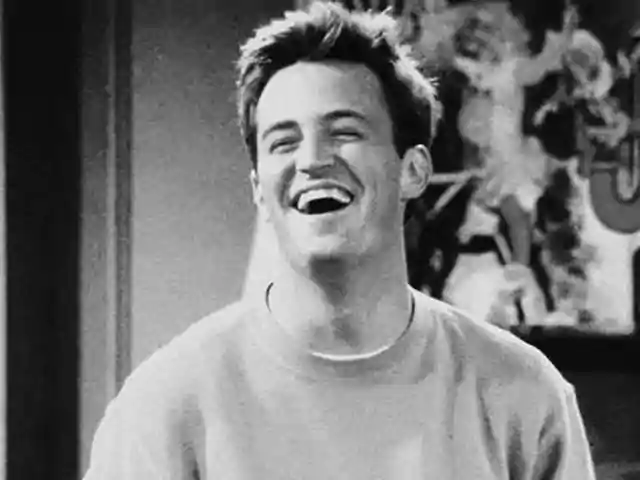
#> input picture CODE_PartA/mxfer2022-master/test.jpg, 640 x 480 px, given in place of KL.SU3.166.tiff, which was not available; the run also reads 1 picture not shown here
$ python Main.py
#> lines starting #> are read from the running program, lines starting #| are printed output that depends on the picture; pictures that were not available may be replaced by others from this repository, and a replacement may not be noted
from PIL import Image #We use Python Imaging Library for image processing capabilities to your Python interpreter
image = Image.open('KL.SU3.166.tiff')   # assigning the image to image variable
#> image is the input picture: PIL image 640x480 RGB; mean R, G, B 116.2, 116.2, 116.2
#image.show()   # viewing the image in a new window
#print(image.size) # printing the image size
new_image1 = image.resize((128, 128))  # Resizing the image size to 128x128
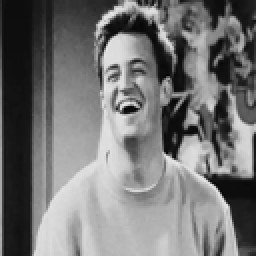
#> new_image1: PIL image 128x128 RGB (shown 2 times larger); mean R, G, B 116.2, 116.2, 116.2
new_image1.save('KL.SU3.166_128_128.jpg')   # saving the new image of size 128x128
# print(new_image.size)                  # printing the new image of size 128x128
image = Image.open('KL.SA3.163.tiff')
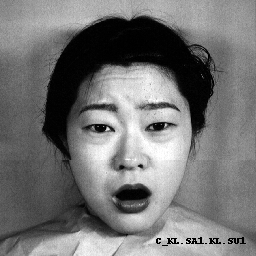
#> input picture CODE_PartA/mxfer2022-master/test.tiff, 256 x 256 px, given in place of KL.SA3.163.tiff, which was not available
#> image is the input picture: PIL image 256x256 L; min 0, max 255, mean 116.5
new_image2 = image.resize((128, 128))  # Resizing the image size to 128x128
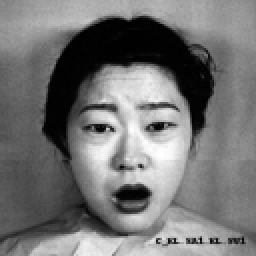
#> new_image2: PIL image 128x128 L (shown 2 times larger); min 0, max 255, mean 116.5
new_image2.save('KL.SA3.163_128_128.jpg')   # saving the new image of size 128x128
image_SU_128_128 = Image.open('KL.SU3.166_128_128.jpg')
image_SA_128_128 = Image.open('KL.SA3.163_128_128.jpg')
Canvas_copy_256_256 = Image.open('256_256_blank_canvas.jpg')
box1 = (0, 0, 127, 80)
box2 = (127,64,64,127)
cropped_image1 = image_SU_128_128.crop(box1)
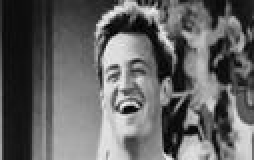
#> cropped_image1: PIL image 127x80 RGB (shown 2 times larger); min 0, max 244, mean 99.1
cropped_image1.save('cropped_image_FE_128_128.jpg')
image_HA_32_32_copy = image_SA_128_128.copy()
position = (0,0)
position1 = (0,127)
position2 = (127,0)
position3 = (127,127)
image_HA_32_32_copy.paste(cropped_image1, position)
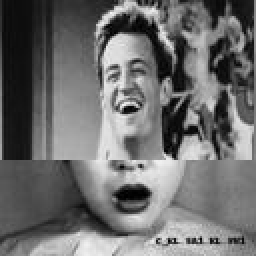
#> image_HA_32_32_copy: PIL image 128x128 L (shown 2 times larger); min 0, max 244, mean 109.3
Canvas_copy_256_256.paste(new_image1, position)
Canvas_copy_256_256.paste(new_image2, position2)
Canvas_copy_256_256.paste(cropped_image1, position1)
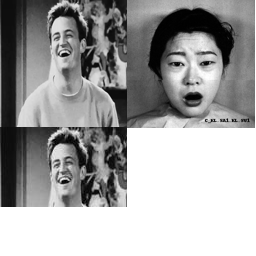
#> Canvas_copy_256_256: PIL image 256x256 L; min 0, max 255, mean 162.1
Canvas_copy_256_256.paste(image_HA_32_32_copy, position3)
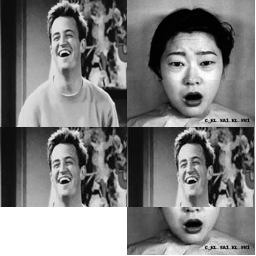
#> Canvas_copy_256_256: PIL image 256x256 L; min 0, max 255, mean 125.8
Canvas_copy_256_256.save('Canvas_copy_256_256.jpg')
Canvas_copy_256_256.show()
